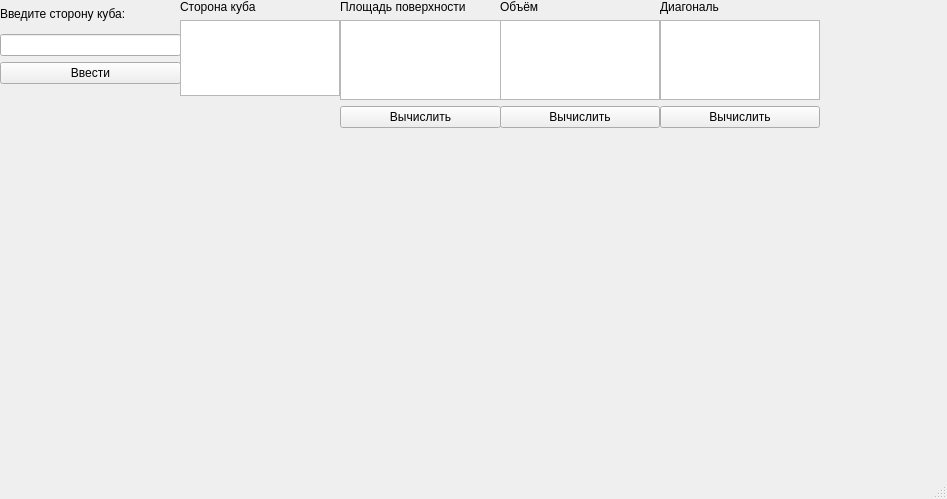
<?xml version="1.0" encoding="UTF-8"?>
<ui version="4.0">
 <class>Cub</class>
 <widget class="QMainWindow" name="Cub">
  <property name="geometry">
   <rect>
    <x>0</x>
    <y>0</y>
    <width>947</width>
    <height>499</height>
   </rect>
  </property>
  <property name="windowTitle">
   <string>Cub</string>
  </property>
  <widget class="QWidget" name="centralwidget">
   <widget class="QWidget" name="verticalLayoutWidget">
    <property name="geometry">
     <rect>
      <x>0</x>
      <y>0</y>
      <width>181</width>
      <height>84</height>
     </rect>
    </property>
    <layout class="QVBoxLayout" name="verticalLayout">
     <item>
      <widget class="QLabel" name="side_Cub">
       <property name="text">
        <string>Введите сторону куба:</string>
       </property>
      </widget>
     </item>
     <item>
      <widget class="QLineEdit" name="Edit_side_cub"/>
     </item>
     <item>
      <widget class="QPushButton" name="input_side">
       <property name="text">
        <string>Ввести</string>
       </property>
      </widget>
     </item>
    </layout>
   </widget>
   <widget class="QWidget" name="verticalLayoutWidget_2">
    <property name="geometry">
     <rect>
      <x>180</x>
      <y>0</y>
      <width>160</width>
      <height>96</height>
     </rect>
    </property>
    <layout class="QVBoxLayout" name="verticalLayout_2">
     <item>
      <widget class="QLabel" name="Side">
       <property name="text">
        <string>Сторона куба</string>
       </property>
      </widget>
     </item>
     <item>
      <widget class="QTextBrowser" name="side_out"/>
     </item>
    </layout>
   </widget>
   <widget class="QWidget" name="verticalLayoutWidget_3">
    <property name="geometry">
     <rect>
      <x>340</x>
      <y>0</y>
      <width>161</width>
      <height>128</height>
     </rect>
    </property>
    <layout class="QVBoxLayout" name="verticalLayout_3">
     <item>
      <widget class="QLabel" name="Area">
       <property name="text">
        <string>Площадь поверхности</string>
       </property>
      </widget>
     </item>
     <item>
      <widget class="QTextBrowser" name="Area_out"/>
     </item>
     <item>
      <widget class="QPushButton" name="Area_calculate">
       <property name="text">
        <string>Вычислить</string>
       </property>
      </widget>
     </item>
    </layout>
   </widget>
   <widget class="QWidget" name="verticalLayoutWidget_4">
    <property name="geometry">
     <rect>
      <x>500</x>
      <y>0</y>
      <width>160</width>
      <height>128</height>
     </rect>
    </property>
    <layout class="QVBoxLayout" name="verticalLayout_4">
     <item>
      <widget class="QLabel" name="Volume">
       <property name="text">
        <string>Объём</string>
       </property>
      </widget>
     </item>
     <item>
      <widget class="QTextBrowser" name="Volume_out"/>
     </item>
     <item>
      <widget class="QPushButton" name="Volume_calculate">
       <property name="text">
        <string>Вычислить</string>
       </property>
      </widget>
     </item>
    </layout>
   </widget>
   <widget class="QWidget" name="verticalLayoutWidget_5">
    <property name="geometry">
     <rect>
      <x>660</x>
      <y>0</y>
      <width>160</width>
      <height>128</height>
     </rect>
    </property>
    <layout class="QVBoxLayout" name="verticalLayout_5">
     <item>
      <widget class="QLabel" name="diag">
       <property name="text">
        <string>Диагональ</string>
       </property>
      </widget>
     </item>
     <item>
      <widget class="QTextBrowser" name="diag_out"/>
     </item>
     <item>
      <widget class="QPushButton" name="diag_calculate">
       <property name="text">
        <string>Вычислить</string>
       </property>
      </widget>
     </item>
    </layout>
   </widget>
  </widget>
  <widget class="QMenuBar" name="menubar">
   <property name="geometry">
    <rect>
     <x>0</x>
     <y>0</y>
     <width>947</width>
     <height>23</height>
    </rect>
   </property>
  </widget>
  <widget class="QStatusBar" name="statusbar"/>
 </widget>
 <resources/>
 <connections/>
</ui>
